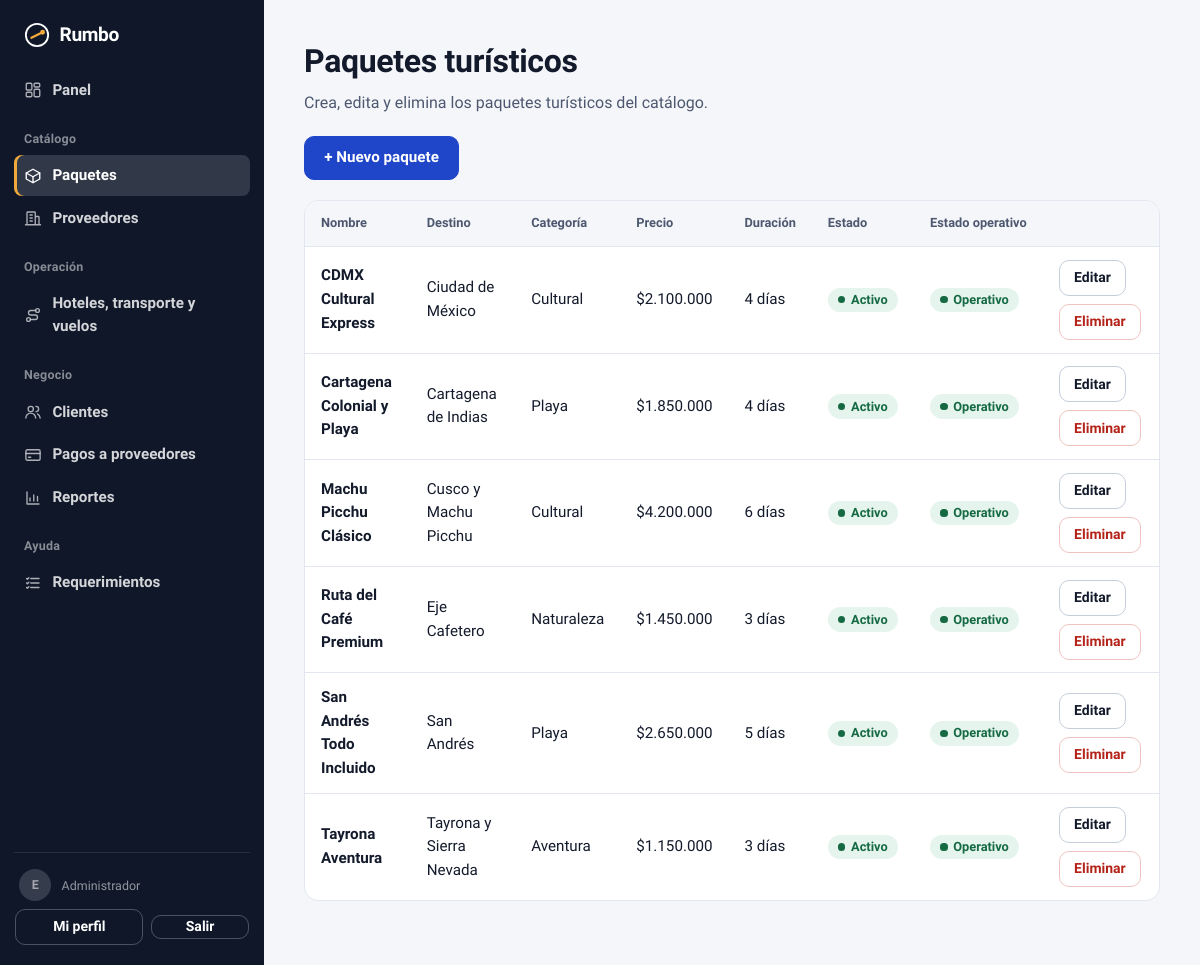
/administrador/paquetes (signed in), run on the app's committed database.
### tables this page shows
CREATE TABLE paquetes (
                id                      INTEGER PRIMARY KEY AUTOINCREMENT,
                destino_id              INTEGER NOT NULL REFERENCES destinos(id),
                nombre                  TEXT NOT NULL,
                categoria               TEXT NOT NULL,
                resumen                 TEXT NOT NULL DEFAULT '',
                duracion_dias           INTEGER NOT NULL,
                precio_persona          INTEGER NOT NULL,
                permite_cuotas          INTEGER NOT NULL DEFAULT 0,
                plazo_cancelacion_dias  INTEGER NOT NULL DEFAULT 5,
                activo                  INTEGER NOT NULL DEFAULT 1
            );

CREATE TABLE destinos (
                id          INTEGER PRIMARY KEY AUTOINCREMENT,
                nombre      TEXT NOT NULL,
                pais        TEXT NOT NULL,
                region      TEXT NOT NULL,
                descripcion TEXT NOT NULL DEFAULT ''
            , imagen TEXT NOT NULL DEFAULT '');

### app.py (the view)
@app.route("/administrador/paquetes")
@solo_rol("administrador")
def admin_paquetes():
    db = get_db()
    paquetes = db.execute(
        "SELECT p.*, d.nombre AS destino_nombre FROM paquetes p "
        "JOIN destinos d ON d.id = p.destino_id ORDER BY p.activo DESC, p.nombre"
    ).fetchall()
    operativos = {p["id"]: estado_operativo_paquete(db, p["id"])["listo"] for p in paquetes}
    return render_template("admin_paquetes.html", paquetes=paquetes, operativos=operativos)

### app.py (called while the page is built)
def cop(valor):
    return "$" + f"{int(valor):,}".replace(",", ".")

def get_db():
    if "db" not in g:
        g.db = sqlite3.connect(DB_PATH)
        g.db.row_factory = sqlite3.Row
        g.db.create_function("sin_acentos", 1, sin_acentos)
    return g.db

@app.teardown_appcontext
def cerrar_db(_error=None):
    db = g.pop("db", None)
    if db is not None:
        db.close()

def token_csrf():
    if "csrf" not in session:
        session["csrf"] = secrets.token_hex(16)
    return session["csrf"]

@app.context_processor
def inyectar_notificaciones():
    if session.get("rol") == "cliente":
        fila = get_db().execute(
            "SELECT COUNT(*) AS n FROM notificaciones WHERE usuario_id = ? AND leida = 0",
            (session["usuario_id"],),
        ).fetchone()
        return {"notificaciones_sin_leer": fila["n"]}
    return {"notificaciones_sin_leer": 0}

@app.before_request
def proteger_formularios():
    if request.method == "POST":
        enviado = request.form.get("csrf_token", "").encode()
        esperado = session.get("csrf", "").encode()
        if not esperado or not hmac.compare_digest(enviado, esperado):
            abort(400)

def solo_rol(rol):
    def decorador(vista):
        @wraps(vista)
        def envoltura(*args, **kwargs):
            if session.get("rol") != rol:
                flash("Inicia sesión para continuar.", "error")
                return redirect(url_for("acceso", rol=rol))
            return vista(*args, **kwargs)
        return envoltura
    return decorador

### templates/admin_paquetes.html (shortened to what this page needs)
{% extends "base.html" %}
{% block rol %}administrador{% endblock %}
{% block cuerpo %}
{% include "_barra_admin.html" %}
<main class="panel" id="contenido">
  <h1>Paquetes turísticos</h1>
  <p class="intro">Crea, edita y elimina los paquetes turísticos del catálogo.</p>
  <p><a class="boton" href="{{ url_for('admin_paquete_nuevo') }}">+ Nuevo paquete</a></p>
  {% if not paquetes %}
    <p class="intro">Todavía no hay paquetes creados.</p>
  {% else %}
    <div class="tabla-envoltura">
      <table class="tabla">
        <thead>
          <tr>
            <th scope="col">Nombre</th>
            <th scope="col">Destino</th>
            <th scope="col">Categoría</th>
            <th scope="col">Precio</th>
            <th scope="col">Duración</th>
            <th scope="col">Estado</th>
            <th scope="col">Estado operativo</th>
            <th scope="col"></th>
          </tr>
        </thead>
        <tbody>
          {% for p in paquetes %}
          <tr>
            <th scope="row">{{ p.nombre }}</th>
            <td>{{ p.destino_nombre }}</td>
            <td>{{ p.categoria|capitalize }}</td>
            <td>{{ p.precio_persona | cop }}</td>
            <td>{{ p.duracion_dias }} días</td>
            <td><span class="estado estado--{{ 'listo' if p.activo else 'pendiente' }}">
              {{ 'Activo' if p.activo else 'Eliminado' }}
            </span></td>
            <td>
              <span class="estado estado--{{ 'listo' if operativos.get(p.id) else 'pendiente' }}">
                {{ 'Operativo' if operativos.get(p.id) else 'Incompleto' }}
              </span>
            </td>
            <td><div class="acciones-fila">
              <a class="boton boton--enlace" href="{{ url_for('admin_paquete_editar', paquete_id=p.id) }}">Editar</a>
              {% if p.activo %}
              <form method="post" action="{{ url_for('admin_paquete_eliminar', paquete_id=p.id) }}"
                    onsubmit="return confirm('¿Eliminar este paquete? Ya no se mostrará a los clientes.');">
                <button class="boton boton--claro boton--peligro" type="submit">Eliminar</button>
              </form>
              {% else %}
              <form method="post" action="{{ url_for('admin_paquete_reactivar', paquete_id=p.id) }}">
                <input type="hidden" name="csrf_token" value="{{ csrf_token() }}">
                <button class="boton boton--claro" type="submit">Reactivar</button>
              </form>
              {% endif %}
            </div></td>
          </tr>
          {% endfor %}
        </tbody>
      </table>
    </div>
  {% endif %}
</main>
{% endblock %}

### templates/base.html (shortened to what this page needs)
<!DOCTYPE html>
<html lang="es">
<head>
  <link rel="stylesheet" href="{{ url_for('static', filename='css/estilos.css') }}">
</head>
<body data-rol="{% block rol %}{% endblock %}">
  {% block cuerpo %}{% endblock %}
</body>
</html>

### templates/_barra_admin.html (shortened to what this page needs)
{% from "_iconos.html" import icono %}
{% set ep = request.endpoint %}
<header class="barra barra--lateral">
  <a class="marca marca--barra" href="{{ url_for('panel_admin') }}" aria-label="{{ app_nombre }}, ir al panel">
    <svg width="26" height="26" viewBox="0 0 28 28" aria-hidden="true"><circle cx="14" cy="14" r="12" fill="none" stroke="currentColor" stroke-width="2"/><path d="M8 17 L20 11" stroke="var(--sol)" stroke-width="2.5" stroke-linecap="round"/><circle cx="20" cy="11" r="2.6" fill="var(--sol)"/></svg>
    <span>{{ app_nombre }}</span>
  </a>
  <nav class="lateral__nav" aria-label="Secciones del administrador">
    <div class="lateral__grupo">
      <a href="{{ url_for('panel_admin') }}"{% if ep == 'panel_admin' %} aria-current="page"{% endif %}>{{ icono('panel') }}Panel</a>
    </div>
    <div class="lateral__grupo">
      <p class="lateral__titulo">Catálogo</p>
      <a href="{{ url_for('admin_paquetes') }}"{% if ep in ('admin_paquetes', 'admin_paquete_nuevo', 'admin_paquete_editar') %} aria-current="page"{% endif %}>{{ icono('paquetes') }}Paquetes</a>
      <a href="{{ url_for('admin_proveedores') }}"{% if ep in ('admin_proveedores', 'admin_proveedor_nuevo', 'admin_proveedor_editar') %} aria-current="page"{% endif %}>{{ icono('proveedores') }}Proveedores</a>
    </div>
    <div class="lateral__grupo">
      <p class="lateral__titulo">Operación</p>
      <a href="{{ url_for('admin_operacion') }}"{% if ep in ('admin_operacion', 'admin_hotel_editar', 'admin_paquete_recursos') %} aria-current="page"{% endif %}>{{ icono('operacion') }}Hoteles, transporte y vuelos</a>
    </div>
    <div class="lateral__grupo">
      <p class="lateral__titulo">Negocio</p>
      <a href="{{ url_for('admin_clientes') }}"{% if ep in ('admin_clientes', 'admin_cliente_editar') %} aria-current="page"{% endif %}>{{ icono('clientes') }}Clientes</a>
      <a href="{{ url_for('admin_pagos_proveedores') }}"{% if ep == 'admin_pagos_proveedores' %} aria-current="page"{% endif %}>{{ icono('pagos') }}Pagos a proveedores</a>
      <a href="{{ url_for('admin_reportes') }}"{% if ep == 'admin_reportes' %} aria-current="page"{% endif %}>{{ icono('reportes') }}Reportes</a>
    </div>
    <div class="lateral__grupo">
      <p class="lateral__titulo">Ayuda</p>
      <a href="{{ url_for('requerimientos') }}"{% if ep == 'requerimientos' %} aria-current="page"{% endif %}>{{ icono('requisitos') }}Requerimientos</a>
    </div>
  </nav>
  <div class="lateral__pie">
    <div class="lateral__usuario">
      <span class="avatar" aria-hidden="true">{{ session.nombre[:1] | upper }}</span>
      <div><strong>{{ session.nombre_completo }}</strong><span>Administrador</span></div>
    </div>
    <div class="acciones-fila">
      <a class="boton boton--claro" href="{{ url_for('perfil', rol='administrador') }}">Mi perfil</a>
      <form method="post" action="{{ url_for('salir') }}">
        <button class="boton boton--claro" type="submit">Salir</button>
      </form>
    </div>
  </div>
</header>

### templates/_iconos.html
{% macro icono(nombre, tam=18) -%}
<svg width="{{ tam }}" height="{{ tam }}" viewBox="0 0 24 24" fill="none" stroke="currentColor" stroke-width="1.8" stroke-linecap="round" stroke-linejoin="round" aria-hidden="true" focusable="false">
{%- if nombre == "panel" %}<rect x="3" y="3" width="7.5" height="9" rx="1.5"/><rect x="13.5" y="3" width="7.5" height="5" rx="1.5"/><rect x="13.5" y="11" width="7.5" height="10" rx="1.5"/><rect x="3" y="15" width="7.5" height="6" rx="1.5"/>
{%- elif nombre == "paquetes" %}<path d="M21 8 12 3 3 8l9 5 9-5Z"/><path d="M3 8v8l9 5 9-5V8M12 13v8"/>
{%- elif nombre == "proveedores" %}<path d="M4 21V5a1 1 0 0 1 1-1h9a1 1 0 0 1 1 1v16M15 10h4a1 1 0 0 1 1 1v10M2 21h20M8 8h3M8 12h3M8 16h3"/>
{%- elif nombre == "operacion" %}<circle cx="6" cy="18" r="2.5"/><circle cx="18" cy="6" r="2.5"/><path d="M8.5 18H15a3 3 0 0 0 0-6H9a3 3 0 0 1 0-6h6.5"/>
{%- elif nombre == "clientes" %}<circle cx="9" cy="8" r="3.5"/><path d="M2.5 20a6.5 6.5 0 0 1 13 0M16 4.5a3.5 3.5 0 0 1 0 7M18 14.5a6.5 6.5 0 0 1 3.5 5.5"/>
{%- elif nombre == "pagos" %}<rect x="2.5" y="5" width="19" height="14" rx="2"/><path d="M2.5 10h19M6 15h3"/>
{%- elif nombre == "reportes" %}<path d="M4 20V4M4 20h16M8 16v-4M13 16V8M18 16v-6"/>
{%- elif nombre == "requisitos" %}<path d="M9 6h11M9 12h11M9 18h11"/><path d="m3.5 6 1 1 2-2M3.5 12l1 1 2-2M3.5 18l1 1 2-2"/>
{%- elif nombre == "destinos" %}<path d="M12 21s7-6.2 7-11.5A7 7 0 0 0 5 9.5C5 14.8 12 21 12 21Z"/><circle cx="12" cy="9.5" r="2.5"/>
{%- elif nombre == "paises" %}<circle cx="12" cy="12" r="9"/><path d="M3 12h18M12 3c2.5 2.6 3.8 5.6 3.8 9s-1.3 6.4-3.8 9c-2.5-2.6-3.8-5.6-3.8-9S9.5 5.6 12 3Z"/>
{%- elif nombre == "reservas" %}<path d="M3 9a2 2 0 0 0 0 4v3a2 2 0 0 0 2 2h14a2 2 0 0 0 2-2v-3a2 2 0 0 1 0-4V8a2 2 0 0 0-2-2H5a2 2 0 0 0-2 2v1Z" transform="translate(0 -.5)"/><path d="M14 6v12" stroke-dasharray="2 2.5"/>
{%- elif nombre == "soporte" %}<path d="M21 12a8 8 0 0 1-11.7 7.1L4 20l1-4.4A8 8 0 1 1 21 12Z"/><path d="M8.5 11h7M8.5 14h4"/>
{%- elif nombre == "campana" %}<path d="M6 16V11a6 6 0 0 1 12 0v5l1.5 2h-15L6 16ZM10 20.5a2 2 0 0 0 4 0"/>
{%- elif nombre == "inicio" %}<path d="m3 11 9-8 9 8v9a1 1 0 0 1-1 1h-5v-6H9v6H4a1 1 0 0 1-1-1v-9Z"/>
{%- elif nombre == "mas" %}<path d="M12 5v14M5 12h14"/>
{%- endif -%}
</svg>
{%- endmacro %}

### data on the page
paquetes: nombre "CDMX Cultural Express", destino_nombre "Ciudad de México", categoria "Cultural", precio_persona|cop "$2.100.000", duracion_dias "4", activo "Activo", id "Operativo"
paquetes: nombre "Cartagena Colonial y Playa", destino_nombre "Cartagena de Indias", categoria "Playa", precio_persona|cop "$1.850.000", duracion_dias "4", activo "Activo", id "Operativo"
paquetes: nombre "Machu Picchu Clásico", destino_nombre "Cusco y Machu Picchu", categoria "Cultural", precio_persona|cop "$4.200.000", duracion_dias "6", activo "Activo", id "Operativo"
paquetes: nombre "Ruta del Café Premium", destino_nombre "Eje Cafetero", categoria "Naturaleza", precio_persona|cop "$1.450.000", duracion_dias "3", activo "Activo", id "Operativo"
paquetes: nombre "San Andrés Todo Incluido", destino_nombre "San Andrés", categoria "Playa", precio_persona|cop "$2.650.000", duracion_dias "5", activo "Activo", id "Operativo"
paquetes: nombre "Tayrona Aventura", destino_nombre "Tayrona y Sierra Nevada", categoria "Aventura", precio_persona|cop "$1.150.000", duracion_dias "3", activo "Activo", id "Operativo"

### other printed values
{{ app_nombre }} "Rumbo"
{{ session.nombre[:1] | upper }} "E"
